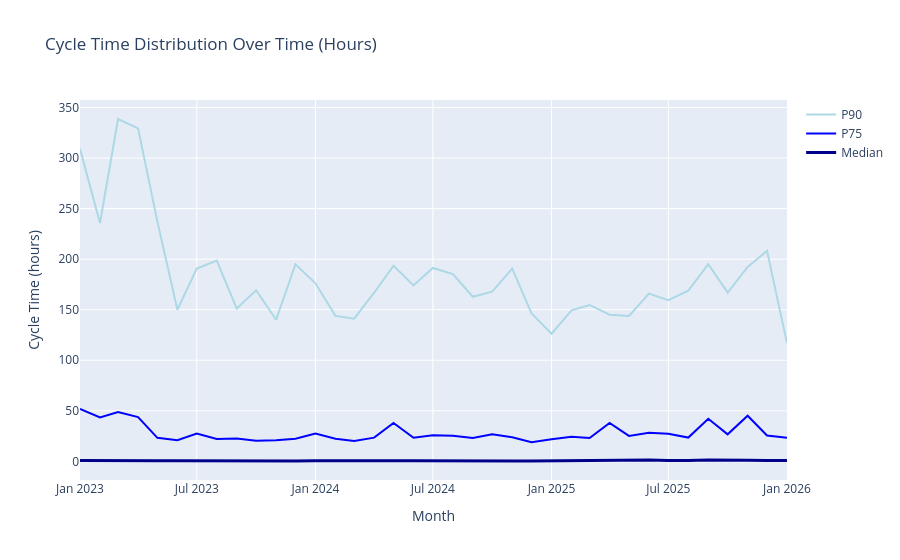

Source (notebook cell):
### Code cell
# Cycle time with percentiles (shows distribution spread)
fig = go.Figure()

fig.add_trace(go.Scatter(
    x=df_cycle['month'], y=df_cycle['p90_cycle_hours'],
    name='P90', line=dict(color='lightblue')
))
fig.add_trace(go.Scatter(
    x=df_cycle['month'], y=df_cycle['p75_cycle_hours'],
    name='P75', line=dict(color='blue')
))
fig.add_trace(go.Scatter(
    x=df_cycle['month'], y=df_cycle['median_cycle_hours'],
    name='Median', line=dict(color='darkblue', width=3)
))

fig.update_layout(
    title='Cycle Time Distribution Over Time (Hours)',
    yaxis_title='Cycle Time (hours)',
    xaxis_title='Month'
)
fig.show()

### Figure 1 — Plotly figure (JSON) as saved in the notebook; plotly's stock layout.template omitted (floating-point values rounded to 4 significant figures)
{"data": [{"line": {"color": "lightblue"}, "name": "P90", "type": "scatter", "x": ["2023-01-01", "2023-02-01", "2023-03-01", "2023-04-01", "2023-05-01", "2023-06-01", "2023-07-01", "2023-08-01", "2023-09-01", "2023-10-01", "2023-11-01", "2023-12-01", "2024-01-01", "2024-02-01", "2024-03-01", "2024-04-01", "2024-05-01", "2024-06-01", "2024-07-01", "2024-08-01", "2024-09-01", "2024-10-01", "2024-11-01", "2024-12-01", "2025-01-01", "2025-02-01", "2025-03-01", "2025-04-01", "2025-05-01", "2025-06-01", "2025-07-01", "2025-08-01", "2025-09-01", "2025-10-01", "2025-11-01", "2025-12-01", "2026-01-01"], "y": [309.2, 235.8, 338.7, 329.4, 237.2, 150, 190.8, 198.6, 151.1, 169.2, 140, 195, 176.1, 143.9, 141.1, 166.8, 193.5, 174, 191.3, 185.2, 162.8, 167.9, 190.7, 146.3, 126.2, 149.3, 154.7, 145, 143.8, 166, 159.4, 168.8, 195.1, 167, 192.4, 208.2, 116.9]}, {"line": {"color": "blue"}, "name": "P75", "type": "scatter", "x": ["2023-01-01", "2023-02-01", "2023-03-01", "2023-04-01", "2023-05-01", "2023-06-01", "2023-07-01", "2023-08-01", "2023-09-01", "2023-10-01", "2023-11-01", "2023-12-01", "2024-01-01", "2024-02-01", "2024-03-01", "2024-04-01", "2024-05-01", "2024-06-01", "2024-07-01", "2024-08-01", "2024-09-01", "2024-10-01", "2024-11-01", "2024-12-01", "2025-01-01", "2025-02-01", "2025-03-01", "2025-04-01", "2025-05-01", "2025-06-01", "2025-07-01", "2025-08-01", "2025-09-01", "2025-10-01", "2025-11-01", "2025-12-01", "2026-01-01"], "y": [51.9, 43.5, 48.8, 43.7, 23.2, 20.8, 27.5, 22, 22.6, 20.3, 20.9, 22.3, 27.5, 22.4, 20.1, 23.4, 37.9, 23.3, 25.8, 25.3, 23, 26.7, 23.7, 18.9, 21.9, 24.4, 23.1, 37.9, 25.1, 28.2, 27.2, 23.5, 42.1, 26.7, 45.1, 25.6, 23.3]}, {"line": {"color": "darkblue", "width": 3}, "name": "Median", "type": "scatter", "x": ["2023-01-01", "2023-02-01", "2023-03-01", "2023-04-01", "2023-05-01", "2023-06-01", "2023-07-01", "2023-08-01", "2023-09-01", "2023-10-01", "2023-11-01", "2023-12-01", "2024-01-01", "2024-02-01", "2024-03-01", "2024-04-01", "2024-05-01", "2024-06-01", "2024-07-01", "2024-08-01", "2024-09-01", "2024-10-01", "2024-11-01", "2024-12-01", "2025-01-01", "2025-02-01", "2025-03-01", "2025-04-01", "2025-05-01", "2025-06-01", "2025-07-01", "2025-08-01", "2025-09-01", "2025-10-01", "2025-11-01", "2025-12-01", "2026-01-01"], "y": [0.7, 0.8, 0.5, 1.1, 0.5, 0.5, 0.4, 0.3, 0.4, 0.3, 0.4, 0.4, 0.6, 0.4, 0.3, 0.4, 0.5, 0.5, 0.6, 0.4, 0.5, 0.7, 0.4, 0.3, 0.5, 0.7, 0.5, 1.3, 1, 1.2, 0.9, 0.7, 1.3, 0.9, 1.1, 0.9, 0.8]}], "layout": {"title": {"text": "Cycle Time Distribution Over Time (Hours)"}, "xaxis": {"title": {"text": "Month"}}, "yaxis": {"title": {"text": "Cycle Time (hours)"}}}}
